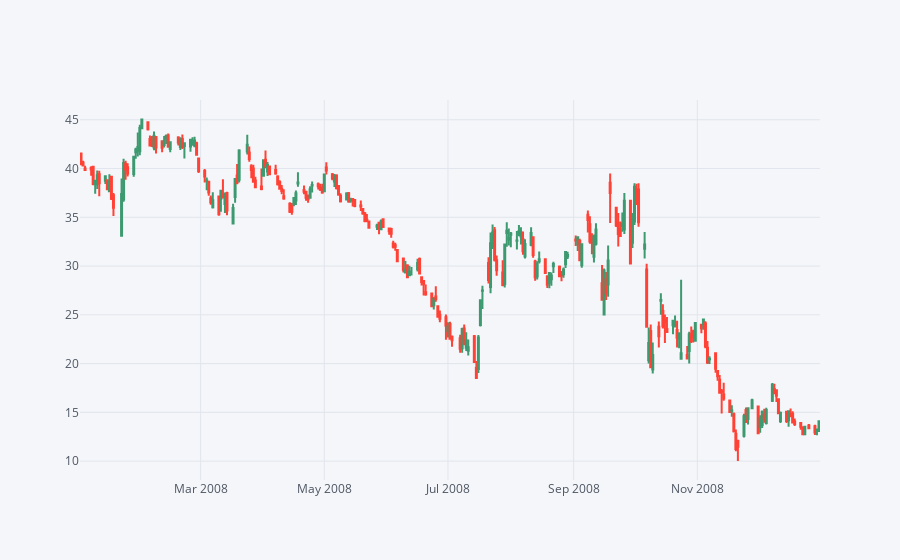

Notebook code cell kept with this figure:
### Markdown cell above
# Candle Plot

### Code cell
p = df.loc['2008-01-01':'2008-12-31']['BAC']
p.iplot(kind='candle')

### Figure 1 — Plotly figure (JSON) as saved in the notebook; plotly's stock layout.template omitted (floating-point values rounded to 4 significant figures; data arrays with more than 128 entries replaced by an {"elided": "..."} marker saying what was removed)
{"data": [{"close": {"elided": "253 float values"}, "high": {"elided": "253 float values"}, "low": {"elided": "253 float values"}, "open": {"elided": "253 float values"}, "showlegend": false, "type": "candlestick", "x": {"elided": "253 str values"}, "yaxis": "y2"}], "layout": {"legend": {"bgcolor": "#F5F6F9", "font": {"color": "#4D5663"}}, "paper_bgcolor": "#F5F6F9", "plot_bgcolor": "#F5F6F9", "title": {"font": {"color": "#4D5663"}}, "xaxis": {"gridcolor": "#E1E5ED", "rangeslider": {"visible": false}, "showgrid": true, "tickfont": {"color": "#4D5663"}, "title": {"font": {"color": "#4D5663"}, "text": ""}, "zerolinecolor": "#E1E5ED"}, "yaxis": {"gridcolor": "#E1E5ED", "showgrid": true, "showticklabels": false, "tickfont": {"color": "#4D5663"}, "title": {"font": {"color": "#4D5663"}, "text": ""}, "zerolinecolor": "#E1E5ED"}, "yaxis2": {"gridcolor": "#E1E5ED", "showgrid": true, "tickfont": {"color": "#4D5663"}, "title": {"font": {"color": "#4D5663"}, "text": ""}, "zerolinecolor": "#E1E5ED"}}}
